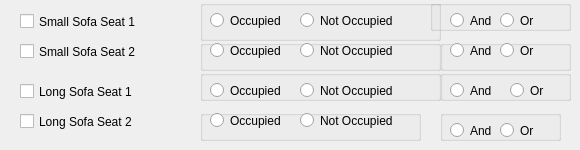
     <widget class="QWidget" name="tab_10">
      <attribute name="title">
       <string>E125 Sensors</string>
      </attribute>
      <widget class="QCheckBox" name="E125_SS1_CheckBox">
       <property name="geometry">
        <rect>
         <x>20</x>
         <y>10</y>
         <width>171</width>
         <height>23</height>
        </rect>
       </property>
       <property name="text">
        <string>Small Sofa Seat 1</string>
       </property>
      </widget>
      <widget class="QCheckBox" name="E125_SS2_CheckBox">
       <property name="geometry">
        <rect>
         <x>20</x>
         <y>40</y>
         <width>171</width>
         <height>23</height>
        </rect>
       </property>
       <property name="text">
        <string>Small Sofa Seat 2</string>
       </property>
      </widget>
      <widget class="QCheckBox" name="E125_LS1_CheckBox">
       <property name="geometry">
        <rect>
         <x>20</x>
         <y>80</y>
         <width>161</width>
         <height>23</height>
        </rect>
       </property>
       <property name="text">
        <string>Long Sofa Seat 1</string>
       </property>
      </widget>
      <widget class="QCheckBox" name="E125_LS2_CheckBox">
       <property name="geometry">
        <rect>
         <x>20</x>
         <y>110</y>
         <width>171</width>
         <height>23</height>
        </rect>
       </property>
       <property name="text">
        <string>Long Sofa Seat 2</string>
       </property>
      </widget>
      <widget class="QGroupBox" name="groupBox_109">
       <property name="geometry">
        <rect>
         <x>430</x>
         <y>0</y>
         <width>141</width>
         <height>31</height>
        </rect>
       </property>
       <property name="title">
        <string/>
       </property>
       <widget class="QRadioButton" name="E125_SS1_AND_RadioButton">
        <property name="geometry">
         <rect>
          <x>20</x>
          <y>10</y>
          <width>61</width>
          <height>21</height>
         </rect>
        </property>
        <property name="text">
         <string>And</string>
        </property>
       </widget>
       <widget class="QRadioButton" name="E125_SS1_OR_RadioButton">
        <property name="geometry">
         <rect>
          <x>70</x>
          <y>10</y>
          <width>61</width>
          <height>21</height>
         </rect>
        </property>
        <property name="text">
         <string>Or</string>
        </property>
       </widget>
      </widget>
      <widget class="QGroupBox" name="groupBox_110">
       <property name="geometry">
        <rect>
         <x>200</x>
         <y>0</y>
         <width>241</width>
         <height>41</height>
        </rect>
       </property>
       <property name="title">
        <string/>
       </property>
       <widget class="QRadioButton" name="E125_SS1_Occupied_RadioButton">
        <property name="geometry">
         <rect>
          <x>10</x>
          <y>10</y>
          <width>99</width>
          <height>21</height>
         </rect>
        </property>
        <property name="text">
         <string>Occupied </string>
        </property>
       </widget>
       <widget class="QRadioButton" name="E125_SS1_NotOccupied_RadioButton">
        <property name="geometry">
         <rect>
          <x>100</x>
          <y>10</y>
          <width>131</width>
          <height>21</height>
         </rect>
        </property>
        <property name="text">
         <string>Not Occupied </string>
        </property>
       </widget>
      </widget>
      <widget class="QGroupBox" name="groupBox_111">
       <property name="geometry">
        <rect>
         <x>200</x>
         <y>40</y>
         <width>241</width>
         <height>31</height>
        </rect>
       </property>
       <property name="title">
        <string/>
       </property>
       <widget class="QRadioButton" name="E125_SS2_Occupied_RadioButton">
        <property name="geometry">
         <rect>
          <x>10</x>
          <y>0</y>
          <width>99</width>
          <height>21</height>
         </rect>
        </property>
        <property name="text">
         <string>Occupied </string>
        </property>
       </widget>
       <widget class="QRadioButton" name="E125_SS2_NotOccupied_RadioButton">
        <property name="geometry">
         <rect>
          <x>100</x>
          <y>0</y>
          <width>131</width>
          <height>21</height>
         </rect>
        </property>
        <property name="text">
         <string>Not Occupied </string>
        </property>
       </widget>
      </widget>
      <widget class="QGroupBox" name="groupBox_112">
       <property name="geometry">
        <rect>
         <x>440</x>
         <y>40</y>
         <width>131</width>
         <height>31</height>
        </rect>
       </property>
       <property name="title">
        <string/>
       </property>
       <widget class="QRadioButton" name="E125_SS2_AND_RadioButton">
        <property name="geometry">
         <rect>
          <x>10</x>
          <y>0</y>
          <width>61</width>
          <height>21</height>
         </rect>
        </property>
        <property name="text">
         <string>And</string>
        </property>
       </widget>
       <widget class="QRadioButton" name="E125_SS2_OR_RadioButton">
        <property name="geometry">
         <rect>
          <x>60</x>
          <y>0</y>
          <width>61</width>
          <height>21</height>
         </rect>
        </property>
        <property name="text">
         <string>Or</string>
        </property>
       </widget>
      </widget>
      <widget class="QGroupBox" name="groupBox_113">
       <property name="geometry">
        <rect>
         <x>200</x>
         <y>70</y>
         <width>241</width>
         <height>31</height>
        </rect>
       </property>
       <property name="title">
        <string/>
       </property>
       <widget class="QRadioButton" name="E125_LS1_Occupied_RadioButton">
        <property name="geometry">
         <rect>
          <x>10</x>
          <y>10</y>
          <width>91</width>
          <height>21</height>
         </rect>
        </property>
        <property name="text">
         <string>Occupied </string>
        </property>
       </widget>
       <widget class="QRadioButton" name="E125_LS1_NotOccupied_RadioButton">
        <property name="geometry">
         <rect>
          <x>100</x>
          <y>10</y>
          <width>111</width>
          <height>21</height>
         </rect>
        </property>
        <property name="text">
         <string>Not Occupied </string>
        </property>
       </widget>
      </widget>
      <widget class="QGroupBox" name="groupBox_114">
       <property name="geometry">
        <rect>
         <x>200</x>
         <y>110</y>
         <width>221</width>
         <height>31</height>
        </rect>
       </property>
       <property name="title">
        <string/>
       </property>
       <widget class="QRadioButton" name="E125_LS2_Occupied_RadioButton">
        <property name="geometry">
         <rect>
          <x>10</x>
          <y>0</y>
          <width>99</width>
          <height>21</height>
         </rect>
        </property>
        <property name="text">
         <string>Occupied </string>
        </property>
       </widget>
       <widget class="QRadioButton" name="E125_LS2_NotOccupied_RadioButton">
        <property name="geometry">
         <rect>
          <x>100</x>
          <y>0</y>
          <width>111</width>
          <height>21</height>
         </rect>
        </property>
        <property name="text">
         <string>Not Occupied </string>
        </property>
       </widget>
      </widget>
      <widget class="QGroupBox" name="groupBox_115">
       <property name="geometry">
        <rect>
         <x>440</x>
         <y>70</y>
         <width>131</width>
         <height>31</height>
        </rect>
       </property>
       <property name="title">
        <string/>
       </property>
       <widget class="QRadioButton" name="E125_LS1_AND_RadioButton">
        <property name="geometry">
         <rect>
          <x>10</x>
          <y>10</y>
          <width>61</width>
          <height>21</height>
         </rect>
        </property>
        <property name="text">
         <string>And</string>
        </property>
       </widget>
       <widget class="QRadioButton" name="E125_LS1_OR_RadioButton">
        <property name="geometry">
         <rect>
          <x>70</x>
          <y>10</y>
          <width>61</width>
          <height>21</height>
         </rect>
        </property>
        <property name="text">
         <string>Or</string>
        </property>
       </widget>
      </widget>
      <widget class="QGroupBox" name="groupBox_116">
       <property name="geometry">
        <rect>
         <x>440</x>
         <y>110</y>
         <width>121</width>
         <height>31</height>
        </rect>
       </property>
       <property name="title">
        <string/>
       </property>
       <widget class="QRadioButton" name="E125_LS2_AND_RadioButton">
        <property name="geometry">
         <rect>
          <x>10</x>
          <y>10</y>
          <width>61</width>
          <height>21</height>
         </rect>
        </property>
        <property name="text">
         <string>And</string>
        </property>
       </widget>
       <widget class="QRadioButton" name="E125_LS2_OR_RadioButton">
        <property name="geometry">
         <rect>
          <x>60</x>
          <y>10</y>
          <width>61</width>
          <height>21</height>
         </rect>
        </property>
        <property name="text">
         <string>Or</string>
        </property>
       </widget>
      </widget>
     </widget>
